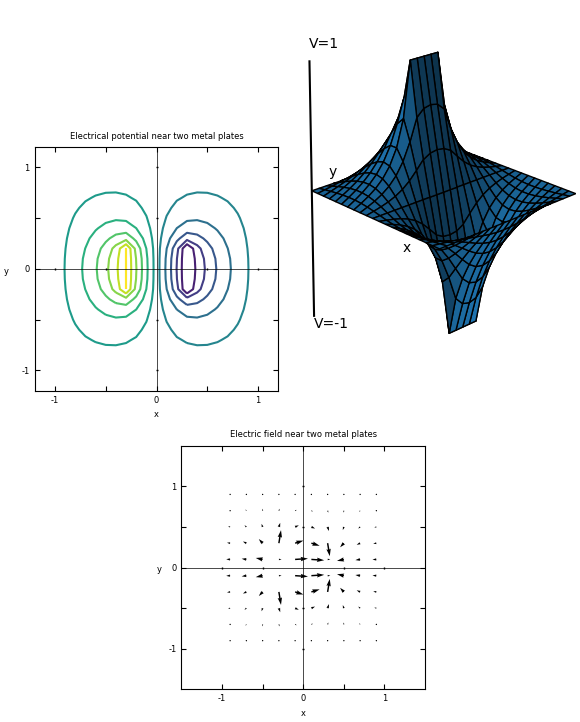

This chart was generated by the following Python code:
# generates Figure 5.7 in Giordano
# by James Keen - 2/27/20

import matplotlib.pyplot as plt
import numpy as np
from mpl_toolkits.mplot3d import Axes3D


# constants
x = np.linspace(-1,1,21)
y = np.linspace(-1,1,21)
X,Y = np.meshgrid(x,y)

# variables with initial values
count = 0
oldV = 0

# arrays
U = np.zeros((21,21))
W = np.zeros((21,21))
V = np.zeros((21,21))
for i in range(8,13):
    V[i][7] = 1
    V[i][13] = -1

while count < 150: # got this count through experimentation with Fig 5.5
    #the top section
    for j in range(1,20):
        for i in range(1,8):
            V[i][j] = (V[i+1][j] + V[i-1][j] + V[i][j+1] + V[i][j-1]) / 4
    #the section left of both plates
    for j in range(1,7):
        for i in range(7,14):
            V[i][j] = (V[i+1][j] + V[i-1][j] + V[i][j+1] + V[i][j-1]) / 4
    # the section between the plates
    for j in range(8,13):
        for i in range(7,14):
            V[i][j] = (V[i+1][j] + V[i-1][j] + V[i][j+1] + V[i][j-1]) / 4
    # the section right of the plates
    for j in range(14,20):
        for i in range(7,14):
            V[i][j] = (V[i+1][j] + V[i-1][j] + V[i][j+1] + V[i][j-1]) / 4
    # the bottom section
    for j in range(1,20):
        for i in range(13,20):
            V[i][j] = (V[i+1][j] + V[i-1][j] + V[i][j+1] + V[i][j-1]) / 4
    count += 1

# creates two new arrays with averaged magnitudes for x (U) and y (W) directions, for plotting vectors in E-field plot
for j in range(0,20):
    for i in range(0,20):
        U[i][j] = (V[i][j-1] - V[i][j+1])/2
        W[i][j] = (V[i-1][j] - V[i+1][j])/2

# this function sets all the parameters for the 2D plots
def setAxesParams(axis,limit,title,xlabel,ylabel):
    fsize = 6
    axis.set_xlim(-limit,limit)
    axis.set_ylim(-limit,limit)
    axis.tick_params(direction = 'in', top = True, right = True)
    axis.set_xticks([-1,-0.5,0,0.5,1])
    axis.set_xticklabels(['-1','','0','','1'],fontsize = fsize)
    axis.set_yticks([-1,-0.5,0,0.5,1])
    axis.set_yticklabels(['-1','','0','','1'],fontsize = fsize)
    axis.axhline(color='k',linewidth = 0.5)
    axis.axvline(color='k',linewidth = 0.5)
    axis.plot([-1,-0.5,0.5,1],[0,0,0,0],'|k',[0,0,0,0],[-1,-0.5,0.5,1],'_k',markersize = 2)
    axis.set_title(title,fontsize = fsize)
    axis.set_xlabel(xlabel,fontsize = fsize)
    axis.text(-limit-0.3,-0.05,'y',fontsize = fsize)
    return axis


# defines the figure and plots on it
fig = plt.figure(constrained_layout = True)
grid = fig.add_gridspec(5,4,wspace = 0.01,hspace = 0.01)

# the 3D plot
ax1 = fig.add_subplot(grid[0:3,2:4],projection = '3d')
ax1.autoscale_view()
ax1.margins(0)
ax1.xaxis.set_pane_color((1.0, 1.0, 1.0, 0.0)) #these set the background panes to be invisible
ax1.yaxis.set_pane_color((1.0, 1.0, 1.0, 0.0))
ax1.zaxis.set_pane_color((1.0, 1.0, 1.0, 0.0))
ax1.xaxis._axinfo["grid"]['color'] =  (1,1,1,0) #these set the background grid to be invisible
ax1.yaxis._axinfo["grid"]['color'] =  (1,1,1,0)
ax1.zaxis._axinfo["grid"]['color'] =  (1,1,1,0)
ax1.set_axis_off() #turns off the axis lines
xs = (0.8,-1.2,-1,-1)
ys = (-1.3,-0.6,-1,-1)
zs = (0,0,-1.1,1.1)
texts = ('x','y','V=-1','V=1')
for i in range(0,4): #this takes the 4 lists above and places the labels in 3d-space
    ax1.text(xs[i],ys[i],zs[i],texts[i])
ax1.plot_surface(X,Y,V, edgecolor = 'black')
ax1.plot([-1,-1],[-1,-1],[-1,1],'k') #this is the vertical line to the left of the 3d plot

# the Equipotential lines plot
ax2 = fig.add_subplot(grid[1:3,0:2], aspect = 'equal',autoscale_on = False)
ax2 = setAxesParams(ax2,1.2,'Electrical potential near two metal plates','x','y')
lines = np.linspace(-1.0000001,0.9999999,12)
ax2.contour(X,Y,V,lines)

# the E-field plot
ax3 = fig.add_subplot(grid[3:5,1:3], aspect = 'equal',autoscale_on = False)
ax3 = setAxesParams(ax3,1.5,'Electric field near two metal plates','x','y')
widths = np.hypot(U,W)
widths = widths.flatten()
ax3.quiver(X[1::2,1::2],Y[1::2,1::2],U[1::2,1::2],W[1::2,1::2],angles = 'xy',scale = 2, scale_units = 'xy',pivot = 'tail')

plt.show()
